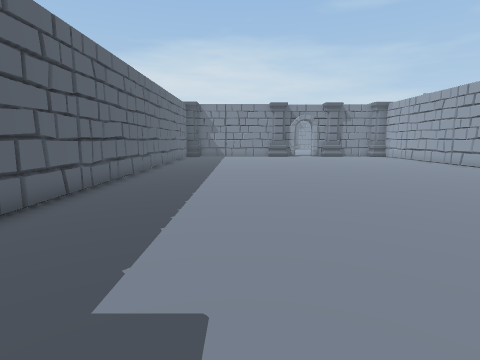
[1] (above)

18 first-person views from a walk through a 3-D level made in the Unity game engine. The camera is 1.5 m above the floor, tilts 8° down and sees 80° across. Doors are open. The floor is counted in squares, 1 m on a side. Each view is taken from the middle of a square. On the plan, view 1 faces up. The plan holds only what a view shows up to about 14 squares ahead; the rest is blank. The place goes on beyond the plan. The player is left out.

[2]
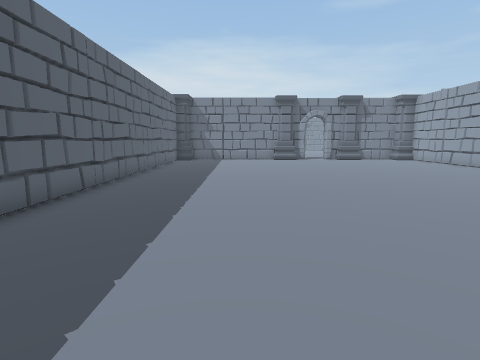

[3]
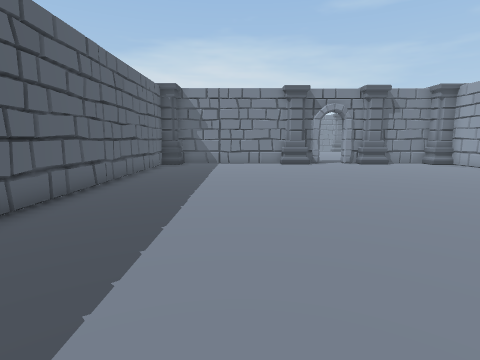

[4]
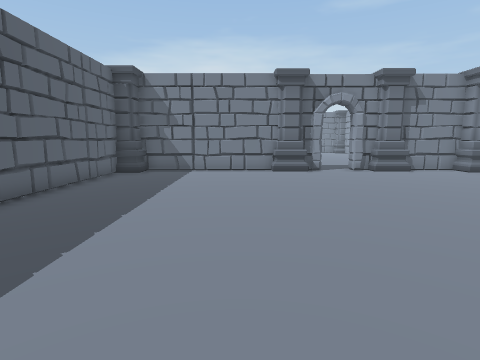

[5]
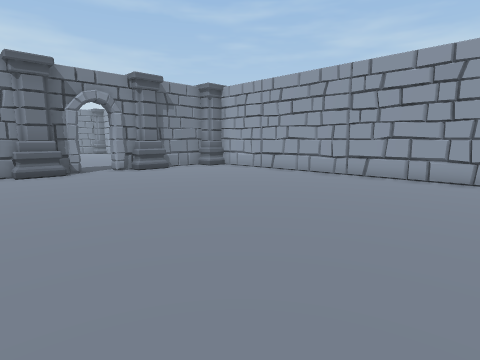

[6]
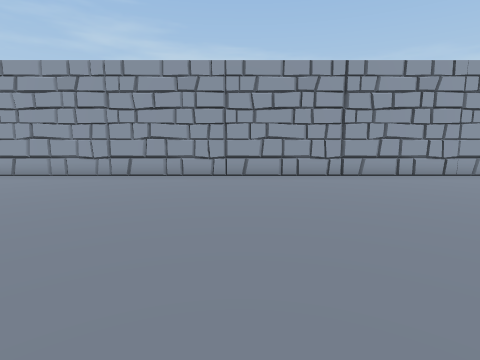

[7]
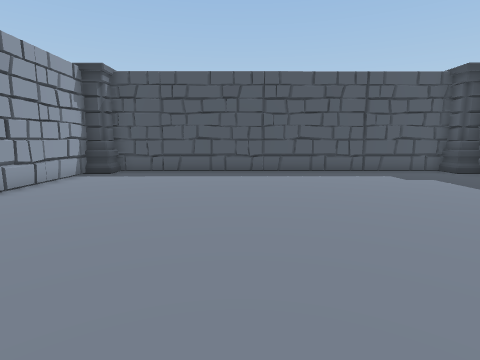

[8]
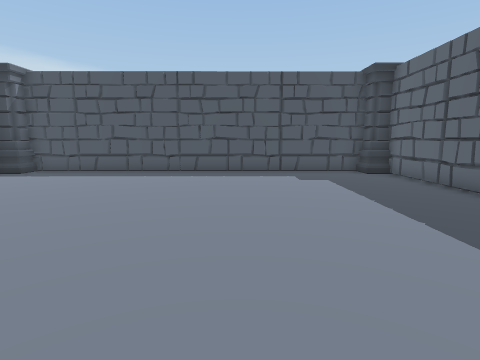

[9]
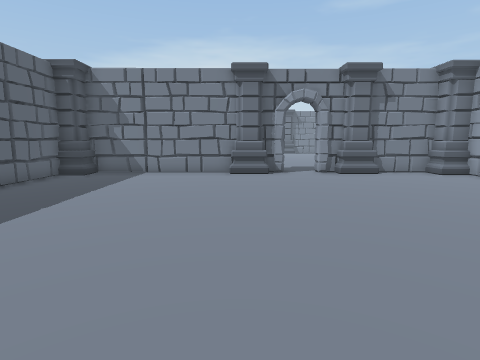

[10]
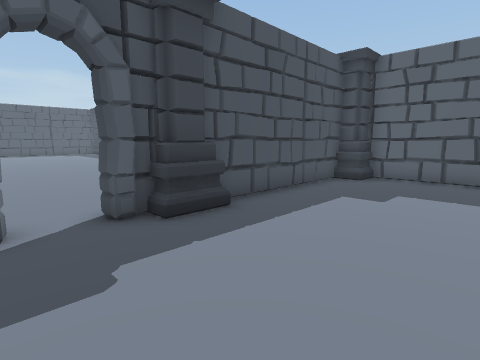

[11]
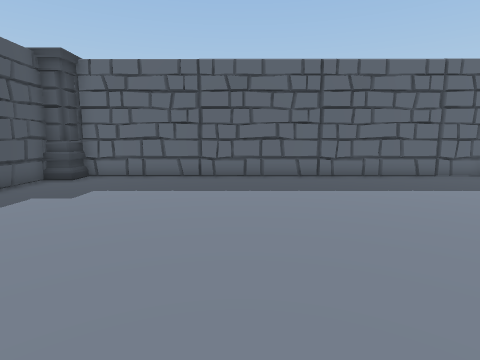

[12]
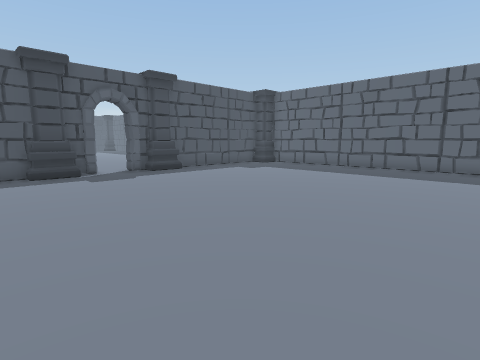

[13]
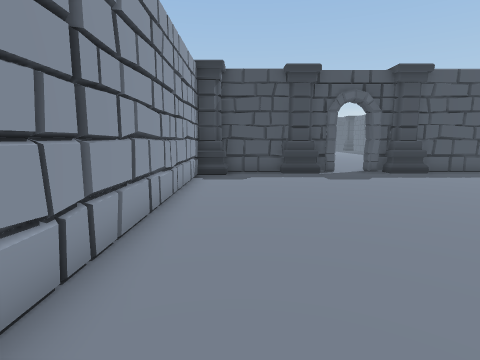

[14]
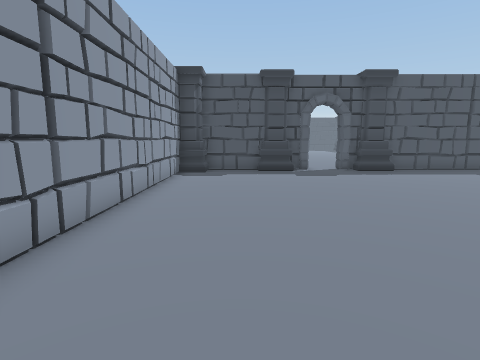

[15]
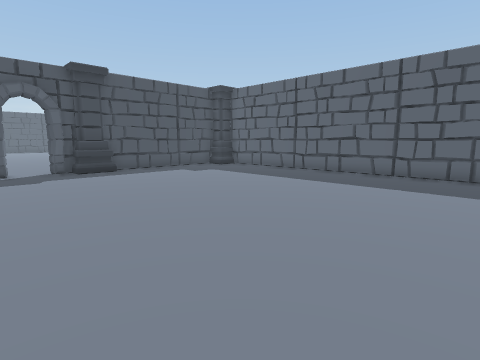

[16]
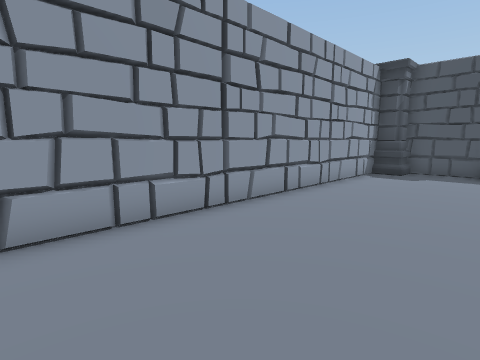

[17]
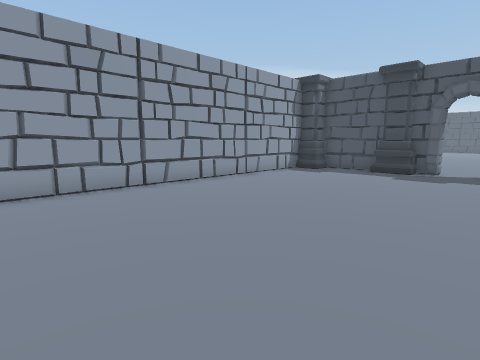

[18]
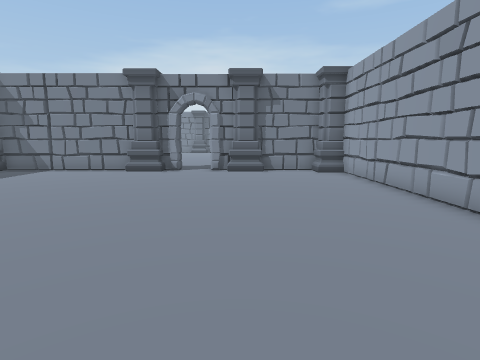

### Floor plan
Points are (right, up) in squares from view 1. A wall is a line through its corners. A room is listed if a view was taken in it or the views show most of it. See-through windows are left out.
Room 1 (views 1, 2, 3, 4, 5, 6, 7, 8, 9, 18)
walls: (5.1, 26.1) (4.1, 26.1); (2.6, 26.1) (-3.6, 26.1); (7.6, 26.1) (6.6, 26.1); (-4.6, 25.2) (-4.6, 0.1); (11.6, 26.1) (8.8, 26.1); (12.8, 0.1) (12.8, 25.4); (-4, -0.7) (12, -0.7)
ways out: open door at (5.5, 26) to room 2
objects: column (-4, 0); column (-4, 25) to (-4, 26); column (12, 0); column (12, 25) to (12, 26)
Room 2 (views 10, 11, 12, 13, 14, 15, 16, 17)
walls: (4.4, 26.8) (5, 26.8) (5.1, 26.1); (6.6, 26.8) (7.1, 26.8); (6.6, 26.6) (7.6, 26.6); (8.8, 26.8) (11.6, 26.8); (-4.9, 38.5) (-4.4, 38.3); (-3.4, 26.7) (2.7, 26.8); (12.8, 27.5) (12.8, 40.6); (-4.6, 41.5) (-4.6, 27.6)
ways out: open door at (5.5, 26) to room 1
objects: column (-4, 27); column (3, 26) to (4, 27); column (8, 26) to (8, 27); column (12, 27) to (12, 28)

Where each view was taken, in squares from view 1:
view 1: 0 up, 0 right, facing up
view 2: 4 up, 0 right, facing up
view 3: 8 up, 0 right, facing up
view 4: 12 up, 1 right, facing up
view 5: 12 up, 1 right, facing up-right
view 6: 12 up, 1 right, facing right
view 7: 13 up, 6 right, facing down
view 8: 13 up, 2 right, facing down
view 9: 13 up, 3 right, facing up
view 10: 32 up, 7 right, facing down-left
view 11: 34 up, 7 right, facing left
view 12: 40 up, 11 right, facing down-left
view 13: 40 up, 11 right, facing down
view 14: 41 up, 10 right, facing down
view 15: 41 up, 8 right, facing down-left
view 16: 41 up, 8 right, facing down-right
view 17: 41 up, 4 right, facing down-right
view 18: 12 up, 8 right, facing up
